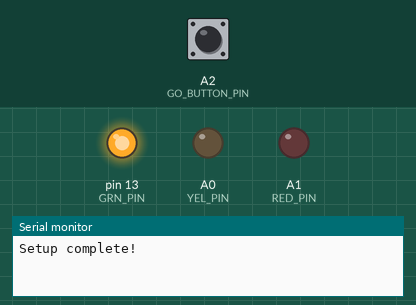
Simulated run of this sketch. Board: Teensy 4. Parts: output pins drawn as LEDs (lit = HIGH), the last lines printed to the serial monitor. Inputs (shaded band) come from the test bench; at power-on: A2 (GO_BUTTON_PIN) LOW.

Above: at 1.2 s.
1.3 s: A2 (GO_BUTTON_PIN) pulled HIGH for 0.15 s
At 1.7 s:
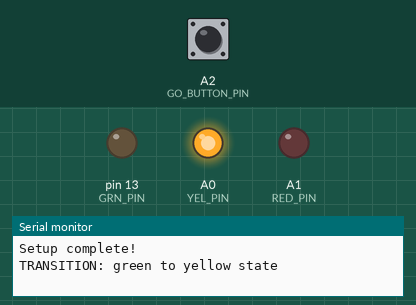
3.9 s: A2 (GO_BUTTON_PIN) pulled HIGH for 3.2 s
At 5.6 s:
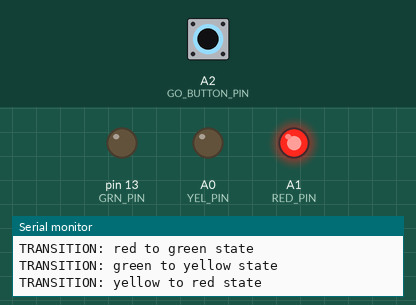
Timing chart, 0 to 8.7 s (numbered marks = the images above; inputs shaded):
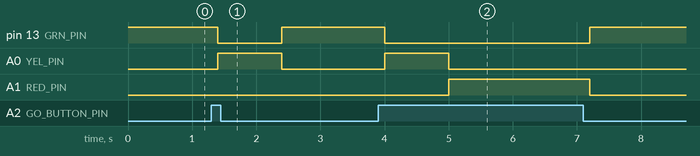

The sketch:

sm_state_centric.ino
```cpp
// Pinout
#define GRN_PIN 13
#define YEL_PIN 14
#define RED_PIN 15
#define GO_BUTTON_PIN 16

// SM defines
enum
{
  stGreen = 0,
  stYellow,
  stRed,
};

#define LED_GREEN   GRN_PIN
#define LED_YELLOW  YEL_PIN
#define LED_RED     RED_PIN
#define LED_ON  HIGH
#define LED_OFF LOW

#define BUTTON_GO   GO_BUTTON_PIN

// Global objects
// Create an IntervalTimer object
IntervalTimer myTimer;
#define TIMER_INTERVAL_US   100000
#define YELLOW_TIMEOUT_COUNT 10

typedef struct _stopLightCtx_t
{
  uint32_t state;
  bool bStopCondition;
  bool bGoCondition;
  bool bYellowTimeout;
  uint32_t yellowCount;
  bool bGoButton, bGoButtonDelay;
  bool bStopButton, bStopButtonDelay;
} stopLightCtx_t;

stopLightCtx_t gCtx;

void initContext(void)
{
  gCtx.state = stGreen;
  gCtx.bStopCondition = false;
  gCtx.bGoCondition = false;
  gCtx.bYellowTimeout = true;
  gCtx.yellowCount = 0;
  gCtx.bGoButtonDelay = false;
  gCtx.bStopButtonDelay = false;
  gCtx.bGoButton = false;
  gCtx.bStopButton = false;
}

void initLEDs(void)
{
  pinMode(GRN_PIN, OUTPUT);
  pinMode(YEL_PIN, OUTPUT);
  pinMode(RED_PIN, OUTPUT);
  setLEDOn(LED_GREEN);
  setLEDOff(LED_YELLOW);
  setLEDOff(LED_RED);
}

void initButtons(void)
{
  pinMode(GO_BUTTON_PIN, INPUT);
}

void setup()
{
  Serial.begin(115200);
  initLEDs();
  initButtons();
  initContext();
  myTimer.begin(isrTimerTick, TIMER_INTERVAL_US);
  Serial.print("Setup complete!\n");
}

void setLEDOn(uint32_t led)
{
  digitalWrite(led, LED_ON);
}

void setLEDOff(uint32_t led)
{
  digitalWrite(led, LED_OFF);
}

bool readButton(uint32_t button)
{
  uint32_t val;
  val = digitalRead(button);
  if (val)
  {
    return true;
  }
  else
  {
    return false;
  }
}

void isrTimerTick(void)
{
  // debounce buttons
  gCtx.bGoButtonDelay = gCtx.bGoButton;
  gCtx.bStopButtonDelay = gCtx.bStopButton;
  gCtx.bGoButton = readButton(BUTTON_GO);

  if (gCtx.bGoButton == gCtx.bGoButtonDelay)
  {
    gCtx.bGoCondition = !gCtx.bGoButton;
    gCtx.bStopCondition = gCtx.bGoButton;
  }

  if (gCtx.bYellowTimeout == false)
  {
    gCtx.yellowCount++;
    if (gCtx.yellowCount == YELLOW_TIMEOUT_COUNT)
    {
      gCtx.yellowCount = 0;
      gCtx.bYellowTimeout = true;
    }
  }
}

void loop()
{
  switch (gCtx.state)
  {
    case stGreen:
      if (gCtx.bStopCondition)
      {
        Serial.print("TRANSITION: green to yellow state\n");
        gCtx.state = stYellow;
        setLEDOff(LED_GREEN);
        setLEDOn(LED_YELLOW);
        setLEDOff(LED_RED);
        gCtx.bYellowTimeout = false;
      }
      break;
    case stYellow:
      if (gCtx.bYellowTimeout)
      {
        Serial.print("TRANSITION: yellow to red state\n");
        gCtx.state = stRed;
        setLEDOff(LED_GREEN);
        setLEDOff(LED_YELLOW);
        setLEDOn(LED_RED);
      }
      break;
    case stRed:
      if (gCtx.bGoCondition)
      {
        Serial.print("TRANSITION: red to green state\n");
        gCtx.state = stGreen;
        setLEDOn(LED_GREEN);
        setLEDOff(LED_YELLOW);
        setLEDOff(LED_RED);
      }
      break;
    default:
      Serial.print("ERROR: unhandled state!\n");
      while(1);
      break;
  }
}
```

Measured:
- after the input at 1.3 s, pin 13 (GRN_PIN): HIGH → LOW after 0.10 s, → HIGH 1.0 s later; A0 (YEL_PIN): LOW → HIGH after 0.10 s, → LOW 1.0 s later
- after the input at 3.9 s, pin 13 (GRN_PIN): HIGH → LOW after 0.10 s, → HIGH 3.2 s later; A0 (YEL_PIN): LOW → HIGH after 0.10 s, → LOW 1.0 s later; A1 (RED_PIN): LOW → HIGH after 1.1 s, → LOW 2.2 s later
